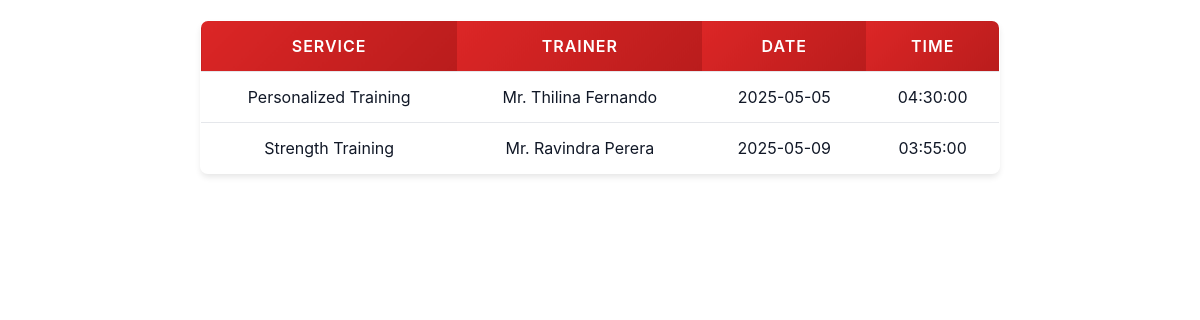
The app's page /fetch_appointments.php (signed in) with its own data.
### tables this page shows
CREATE TABLE `gym_appointments` (
  `id` int(11) NOT NULL,
  `username` varchar(255) NOT NULL,
  `service` varchar(255) NOT NULL,
  `trainer` varchar(255) NOT NULL,
  `date` date NOT NULL,
  `time` time NOT NULL,
  `booked_at` timestamp NOT NULL DEFAULT current_timestamp()
);

### fetch_appointments.php (the view, shortened to what this page needs)
<?php
$host = "localhost";
$user = "root";
$pass = "";
$dbname = "fitzone_db";
$conn = new mysqli($host, $user, $pass, $dbname);
?>
<div class="customer-appointments-container">
<?php
$username = $_SESSION["username"];
$sql = "SELECT service, trainer, date, time FROM gym_appointments WHERE username = ? ORDER BY date, time";
$stmt = $conn->prepare($sql);
$stmt->bind_param("s", $username);
$stmt->execute();
$result = $stmt->get_result();
if ($result->num_rows > 0) {
    echo "<table>
            <tr>
                <th>Service</th>
                <th>Trainer</th>
                <th>Date</th>
                <th>Time</th>
            </tr>";
    while ($row = $result->fetch_assoc()) {
        echo "<tr>
                <td>" . htmlspecialchars($row["service"]) . "</td>
                <td>" . htmlspecialchars($row["trainer"]) . "</td>
                <td>" . htmlspecialchars($row["date"]) . "</td>
                <td>" . htmlspecialchars($row["time"]) . "</td>
              </tr>";
    }
    echo "</table>";
} else {
    echo "<p>No appointments booked yet.</p>";
}
?>
</div>

### fetch_appointments.php (style rules this page uses)
.customer-appointments-container * { box-sizing: border-box; font-family: -apple-system, BlinkMacSystemFont, 'Segoe UI', Roboto, sans-serif; }
.customer-appointments-container { --primary-color: #dc2626; --primary-dark: #b91c1c; --primary-light: #ef4444; --accent-color: #f59e0b; --bg-card: rgba(255, 255, 255, 0.1); --text-primary: #111827; --text-inverse: #ffffff; --border-color: #e5e7eb; --shadow-md: 0 4px 6px -1px rgba(0, 0, 0, 0.1); --gradient-primary: linear-gradient(135deg, #dc2626, #b91c1c); --transition-base: 250ms ease; }
.customer-appointments-container table { width: 100%; max-width: 800px; margin: 20px auto; border-collapse: collapse; background: var(--bg-card); backdrop-filter: blur(5px); border: 1px solid var(--border-color); border-radius: 8px; overflow: hidden; box-shadow: var(--shadow-md); }
.customer-appointments-container th { padding: 15px; text-align: center; border-bottom: 1px solid var(--border-color); font-size: 16px; background: var(--gradient-primary); color: var(--text-inverse); font-weight: 600; text-transform: uppercase; letter-spacing: 1px; }
.customer-appointments-container td { padding: 15px; text-align: center; border-bottom: 1px solid var(--border-color); font-size: 16px; color: var(--text-primary); }
.customer-appointments-container tr:last-child td { border-bottom: none; }
.customer-appointments-container tr:nth-child(even) { background: rgba(255, 255, 255, 0.05); }

### records on screen
gym_appointments: service "Personalized Training", trainer "Mr. Thilina Fernando", date "2025-05-05", time "04:30:00"
gym_appointments: service "Strength Training", trainer "Mr. Ravindra Perera", date "2025-05-09", time "03:55:00"
